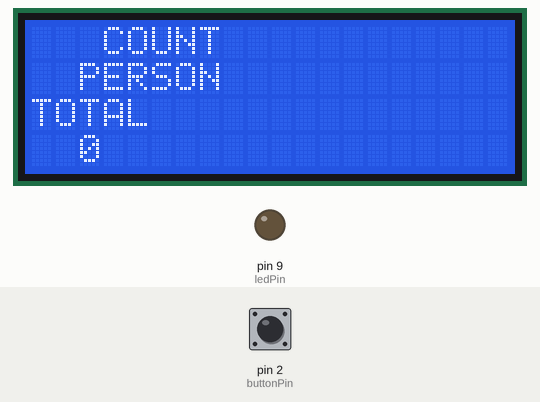
The sketch below on a simulated Arduino Uno, built with avr-gcc and run on an emulated ATmega328P. On the bench: 20×4 character LCD, output pins drawn as LEDs (lit = HIGH). The test bench sets the inputs (shaded band); at power-on: pin 2 (buttonPin) LOW. What the sketch prints to the serial monitor is not drawn.

Above: at 1.3 s.
1.4 s: pin 2 (buttonPin) pulled HIGH for 0.15 s
At 2.3 s:
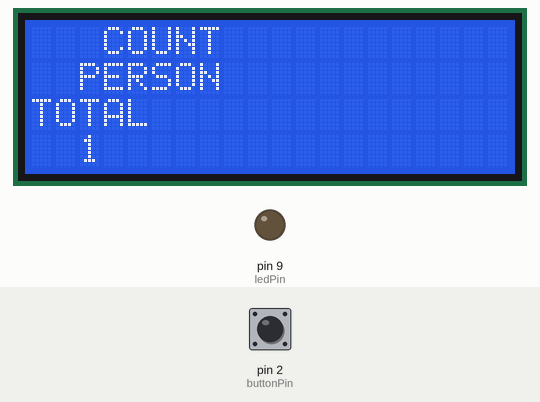
3.0 s: pin 2 (buttonPin) pulled HIGH for 1 s
At 3.6 s:
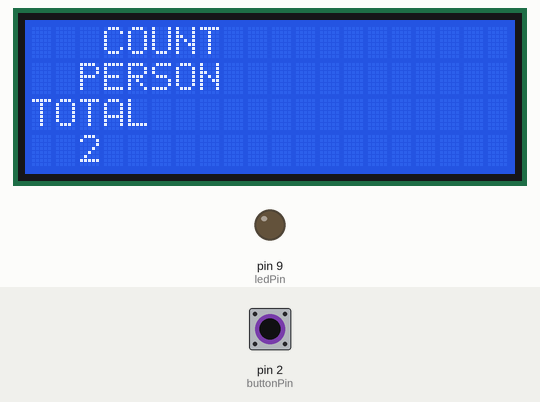
5.5 s: pin 2 (buttonPin) pulled HIGH for 0.15 s
At 6.6 s:
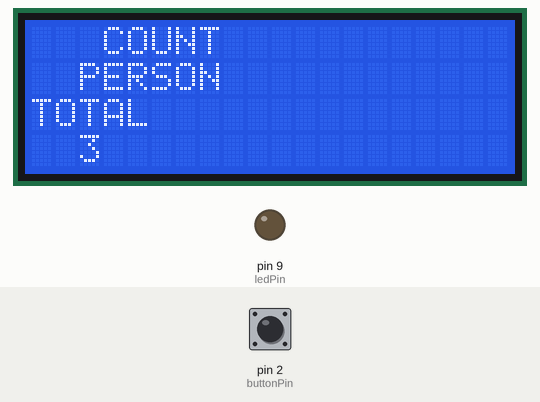
7.1 s: pin 2 (buttonPin) pulled HIGH for 1 s
At 7.8 s:
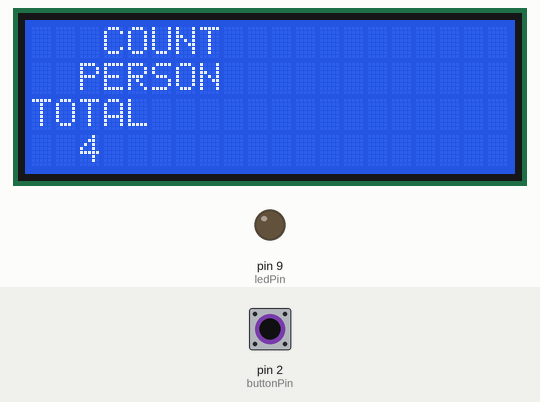
Timing chart, 0 to 10.1 s (numbered marks = the images above; inputs shaded):
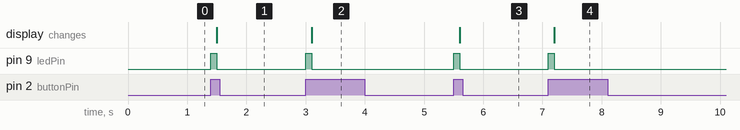

The sketch:

HelloWorld.pde
```cpp
//YWROBOT
//Compatible with the Arduino IDE 1.0
//Library version:1.1
#include <Wire.h>
#include <LiquidCrystal_I2C.h>

LiquidCrystal_I2C lcd(0x27,20,4);  // set the LCD address to 0x27 for a 16 chars and 2 line display
const int buttonPin=2;
const int ledPin=9;

int buttonState=0;
int count_value=0;
int preState=0;
int peopleNum=0;

void setup()
{
pinMode(ledPin,OUTPUT);
pinMode(buttonPin,INPUT);
Serial.begin(9600);;
  lcd.init();                      // initialize the lcd
  lcd.init();
  // Print a message to the LCD.
  lcd.backlight();
  lcd.setCursor(3,0);
  lcd.print("COUNT");
  lcd.setCursor(2,1);
  lcd.print("PERSON");
   lcd.setCursor(0,2);
  lcd.print("TOTAL");

}


void loop()
{
    lcd.setCursor(2,3);
  lcd.print(count_value);
buttonState=digitalRead(buttonPin);
if (buttonState == HIGH && preState == 0)
{
count_value++;
Serial.println(count_value);
digitalWrite(ledPin,HIGH);
delay(100);
digitalWrite(ledPin,LOW);

preState=1;
}else if(buttonState == LOW){
preState=0;
}

}
```

Measured:
- after the input at 1.4 s, pin 9 (ledPin): LOW → HIGH at once, → LOW 0.10 s later; the display: changes after 0.10 s (image 1)
- after the input at 3.0 s, pin 9 (ledPin): LOW → HIGH at once, → LOW 0.10 s later; the display: changes after 0.10 s (image 2)
- after the input at 5.5 s, pin 9 (ledPin): LOW → HIGH at once, → LOW 0.10 s later; the display: changes after 0.10 s (image 3)
- after the input at 7.1 s, pin 9 (ledPin): LOW → HIGH at once, → LOW 0.10 s later; the display: changes after 0.10 s (image 4)
